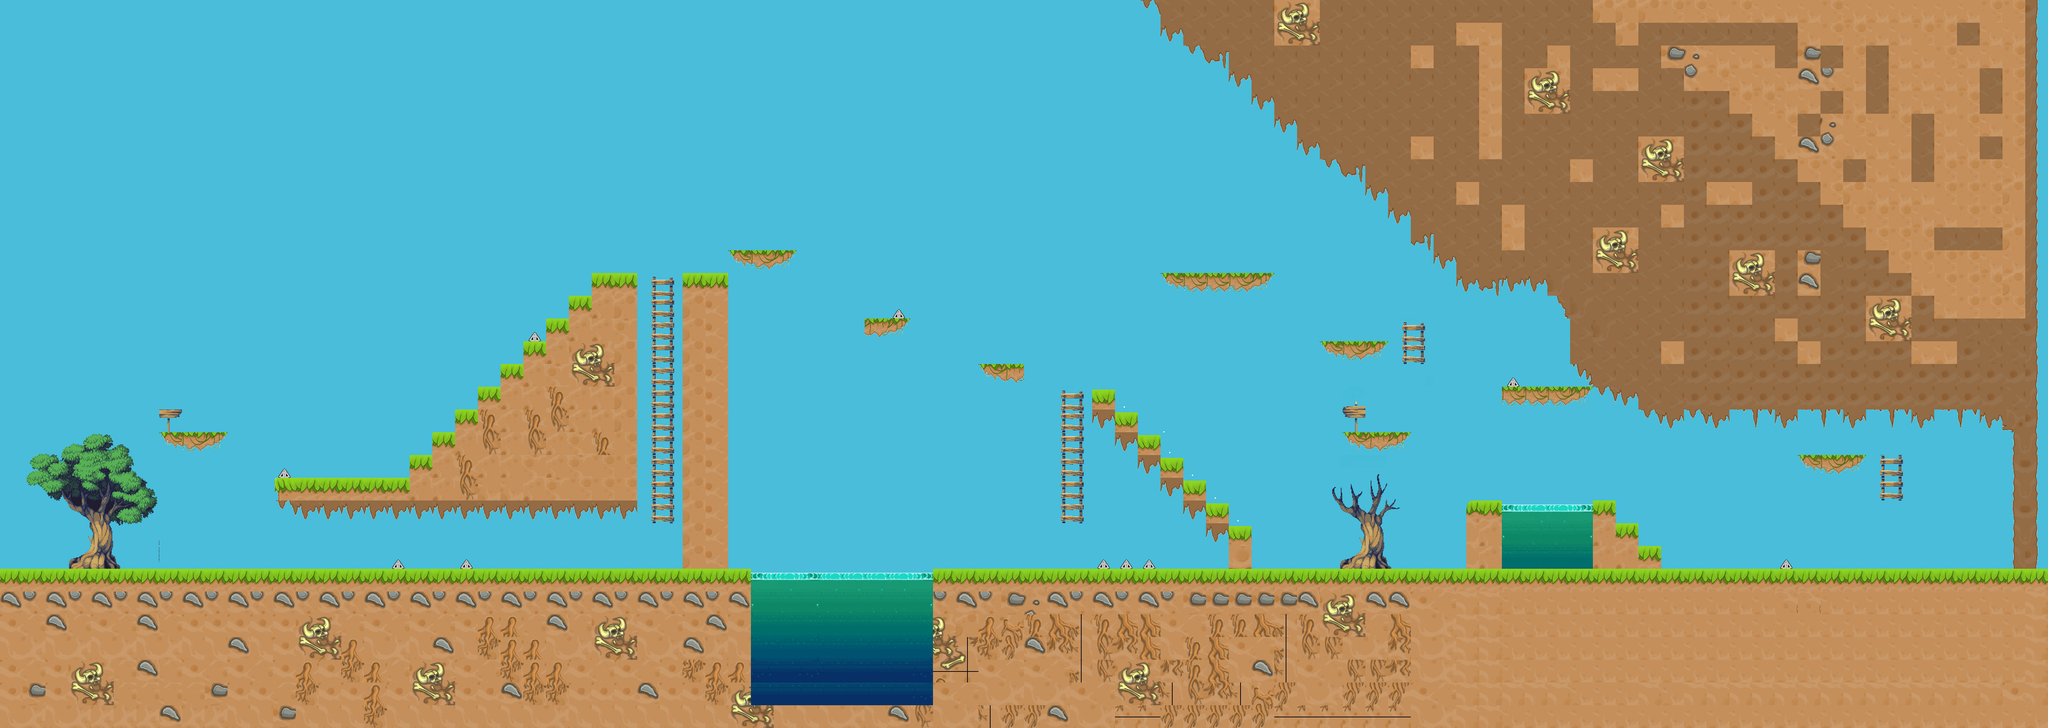

This is a level from a 2D game, rendered from its Tiled map with the project's own tilesets. A one-line summary and the map file follow, with tile-layer data summarised:
An orthogonal 90x32 tile map with 64x64 px tiles, 2 tile layers (Слой тайлов 1, Money), 5 tilesets and 98 objects (56x wall, 20x money, 10x shipp, 4x ladder, 3x bandage, ...).

<map version="1.5" tiledversion="1.7.2" orientation="orthogonal" renderorder="right-down" width="90" height="32" tilewidth="64" tileheight="64" infinite="0" nextlayerid="8" nextobjectid="180">
 <tileset firstgid="1" source="tiles_1.tsx" />
 <tileset firstgid="226" source="tile_3.tsx" />
 <tileset firstgid="739" source="spritesheet_24.tsx" />
 <tileset firstgid="964" source="enem1.tsx" />
 <tileset firstgid="965" source="spritesheet_24_snow.tsx" />
 <layer id="1" name="Слой тайлов 1" width="90" height="32">
  <data>[2880 cells, 2879 non-empty, 118 distinct tile ids]</data>
 </layer>
 <layer id="5" name="Money" width="90" height="32">
  <data>[2880 cells, 251 non-empty, 101 distinct tile ids]</data>
 </layer>
 <objectgroup id="2" name="test">
  <object id="2" name="wall" x="0.363636" y="640" width="64" height="1408" />
  <object id="4" name="wall" x="66" y="1600" width="2030" height="65" />
  <object id="6" name="wall" x="5696.58" y="1600" width="64" height="446.12" />
  <object id="7" name="player" x="5440" y="1536" width="64" height="64" />
  <object id="11" name="wall" x="3072" y="1100" width="64" height="56" />
  <object id="12" name="wall" x="3136" y="1164" width="64" height="53.3333" />
  <object id="13" name="wall" x="3200" y="1229" width="64" height="50" />
  <object id="14" name="wall" x="3264" y="1292" width="64" height="56" />
  <object id="15" name="wall" x="3328" y="1356" width="64" height="53.3333" />
  <object id="16" name="wall" x="3392" y="1420" width="64" height="56" />
  <object id="17" name="wall" x="3456" y="1485" width="64" height="115" />
  <object id="22" name="ladder" x="2983.76" y="1089" width="63.24" height="383" />
  <object id="27" name="money" x="3664" y="1558.67" width="32" height="32" />
  <object id="30" name="money" x="3281.33" y="1238.67" width="32" height="32" />
  <object id="37" name="money" x="2836.67" y="976" width="32" height="32" />
  <object id="39" name="money" x="3149.33" y="1112" width="32" height="32" />
  <object id="34" name="money" x="1092" y="1250.67" width="32" height="32" />
  <object id="35" name="money" x="961.333" y="1253.33" width="32" height="32" />
  <object id="40" name="wall" x="2049.33" y="704.485" width="190.848" height="54.6667" />
  <object id="41" name="wall" x="2431.67" y="895.333" width="129.666" height="54.6667" />
  <object id="42" name="money" x="2098.67" y="627" width="32" height="32" />
  <object id="43" name="money" x="2071.33" y="666" width="32" height="32" />
  <object id="44" name="money" x="2120.67" y="666.333" width="32" height="32" />
  <object id="52" name="wall" x="2754.52" y="1023.12" width="125.333" height="49.6667" />
  <object id="54" name="shipp" x="2527" y="833">
   <polygon points="0.5,34.5 20.5,61.5 -18.5,62.5" />
  </object>
  <object id="56" name="shipp" x="3104" y="1536">
   <polygon points="0.487179,32.6518 19.9744,58.2054 -18.0256,59.1518" />
  </object>
  <object id="59" name="shipp" x="3168" y="1536">
   <polygon points="0.50641,33.8839 20.7628,60.4018 -18.7372,61.3839" />
  </object>
  <object id="60" name="shipp" x="3232" y="1536">
   <polygon points="0.480769,35.1161 19.7115,62.5982 -17.7885,63.6161" />
  </object>
  <object id="61" name="medkit" x="1600" y="1536" width="63.6364" height="54.5455" />
  <object id="68" name="wall" x="1920" y="770" width="128" height="830" />
  <object id="70" name="wall" x="1664" y="768" width="128" height="688" />
  <object id="73" name="wall" x="1600" y="831" width="64" height="626" />
  <object id="75" name="wall" x="1536" y="895" width="64" height="562" />
  <object id="77" name="wall" x="1472" y="960" width="64" height="497" />
  <object id="79" name="wall" x="1408" y="1024" width="64" height="433" />
  <object id="80" name="wall" x="1344" y="1088" width="64" height="369" />
  <object id="82" name="wall" x="1280" y="1151" width="64" height="306" />
  <object id="84" name="wall" x="1216" y="1216" width="64" height="241" />
  <object id="86" name="wall" x="1152" y="1280" width="64" height="177" />
  <object id="89" name="wall" x="769" y="1344" width="383" height="113" />
  <object id="91" name="wall" x="448" y="1216" width="192" height="57" />
  <object id="93" name="ladder" x="1830" y="763" width="69" height="709" />
  <object id="95" name="money" x="555" y="1177" width="32" height="32" />
  <object id="96" name="money" x="1354.33" y="1548.33" width="32" height="32" />
  <object id="97" name="money" x="1199" y="1547" width="32" height="32" />
  <object id="100" name="money" x="1041" y="1544" width="32" height="32" />
  <object id="102" name="wall" x="3264" y="768" width="320" height="55" />
  <object id="103" name="wall" x="3712" y="960" width="192" height="55" />
  <object id="104" name="wall" x="5664" y="1024" width="96" height="577" />
  <object id="105" name="wall" x="4608" y="1141" width="1056" height="64" />
  <object id="106" name="wall" x="4224" y="1088" width="192" height="55" />
  <object id="107" name="wall" x="4416" y="960" width="64" height="127" />
  <object id="108" name="wall" x="4288" y="768" width="64" height="64" />
  <object id="111" name="wall" x="4096" y="767" width="62" height="57" />
  <object id="112" name="wall" x="4032" y="706" width="65" height="53" />
  <object id="113" name="wall" x="3968" y="631" width="129" height="73" />
  <object id="114" name="wall" x="3904" y="568" width="64" height="62" />
  <object id="115" name="wall" x="3776" y="1216" width="192" height="64" />
  <object id="117" name="wall" x="4124" y="1408" width="84" height="192" />
  <object id="118" name="wall" x="4544" y="1472" width="64" height="128" />
  <object id="119" name="wall" x="4608" y="1536" width="64" height="64" />
  <object id="120" name="wall" x="5056" y="1280" width="192" height="55" />
  <object id="121" name="ladder" x="3942" y="944" width="67.0303" height="80" />
  <object id="122" name="wall" x="3839" y="513" width="65" height="54" />
  <object id="123" name="wall" x="3768" y="449" width="72" height="63" />
  <object id="124" name="wall" x="3648" y="377" width="65" height="61" />
  <object id="125" name="wall" x="3712" y="439" width="65" height="36" />
  <object id="126" name="wall" x="3583" y="317" width="65" height="59" />
  <object id="127" name="wall" x="3521" y="254" width="63" height="66" />
  <object id="128" name="wall" x="3456" y="192" width="65" height="63" />
  <object id="129" name="money" x="4240" y="944" width="32" height="32" />
  <object id="130" name="money" x="3856" y="1136" width="32" height="32" />
  <object id="131" name="money" x="3727" y="919" width="32" height="32" />
  <object id="132" name="money" x="5196" y="1238" width="32" height="32" />
  <object id="133" name="money" x="3289.67" y="716" width="32" height="32" />
  <object id="134" name="money" x="3348" y="716" width="32" height="32" />
  <object id="137" name="ladder" x="5284" y="1264" width="71.0303" height="144" />
  <object id="138" name="wall" x="4352" y="768" width="65" height="64" />
  <object id="140" name="shipp" x="4256" y="1024">
   <polygon points="0.5,34.5 20.5,61.5 -18.5,62.5" />
  </object>
  <object id="142" name="shipp" x="799" y="1281">
   <polygon points="0.5,34.5 20.5,61.5 -18.5,62.5" />
  </object>
  <object id="143" name="bandage" x="3312" y="656" width="48" height="49" />
  <object id="145" name="shipp" x="5023" y="1538">
   <polygon points="0.5,34.5 20.5,61.5 -18.5,62.5" />
  </object>
  <object id="146" name="sword" x="5333" y="1565" width="80" height="20" />
  <object id="148" name="wall" x="4416" y="768" width="65" height="192" />
  <object id="149" name="money" x="3344" y="1552" width="32" height="32" />
  <object id="151" name="wall" x="4544" y="1088" width="64" height="48" />
  <object id="154" name="wall" x="4480" y="1088">
   <polygon points="0,0 16,0 16,16 32,16 32,0 48,0 48,16 48,32 64,32 64,0" />
  </object>
  </objectgroup>
</map>
<!-- 11 of 98 objects omitted -->